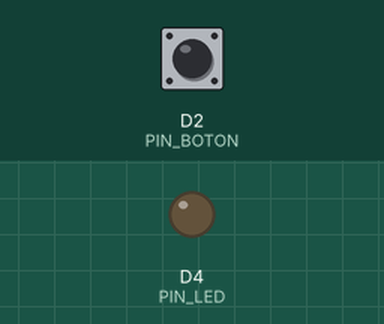
This sketch was run on a simulated ESP8266 (NodeMCU). Parts: output pins drawn as LEDs (lit = HIGH). Inputs (shaded band) come from the test bench; at power-on: D2 (PIN_BOTON) HIGH. WiFi joins after 1.5 s; servers stay silent unless stated; uploads are accepted with an empty reply; what the sketch prints to the serial monitor is not drawn.

Above: at 0.6 s.
At 2.7 s:
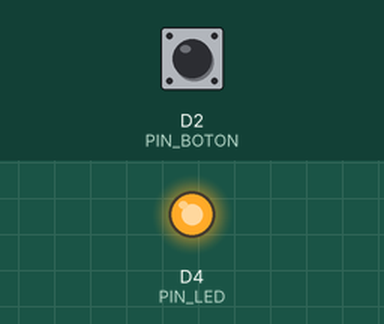
2.8 s: D2 (PIN_BOTON) pulled LOW for 0.15 s
At 3.05 s:
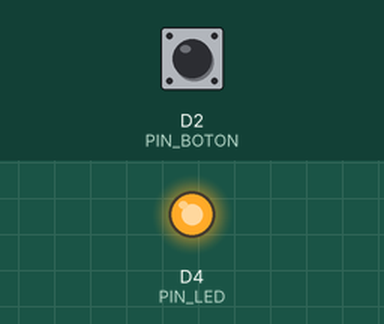
Timing chart, 0 to 5.8 s (numbered marks = the images above; inputs shaded):
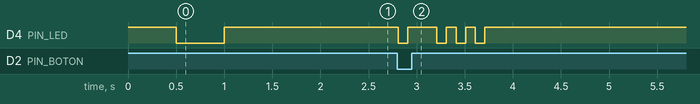

Measured:
- after the input at 2.8 s, D4 (PIN_LED): HIGH → LOW at once, → HIGH 0.10 s later, → LOW 0.30 s later, → HIGH 0.10 s later, … (8 changes in this stretch)

The sketch:

highlight_button.ino
```cpp
#include <ESP8266WiFi.h>
#include <ESP8266HTTPClient.h>
#include <WiFiClient.h>

// ── Configuración ─────────────────────────────────────────────────────────────
const char* WIFI_SSID     = "NOMBRE_DE_TU_WIFI";
const char* WIFI_PASSWORD = "CONTRASEÑA_WIFI";

const String HIGHLIGHT_URL = "https://tu-partido.vercel.app/api/highlight?cancha_id=4b44bd86-dfdf-4134-b8e4-b04a7b4900c7";

const int PIN_BOTON = D2;   // Pin donde conectás el botón (D2 = GPIO4)
const int PIN_LED   = D4;   // LED integrado en la placa (indica feedback)

// ── Variables ─────────────────────────────────────────────────────────────────
bool botonPresionadoAntes = false;
unsigned long ultimoClick = 0;
const int DEBOUNCE_MS = 500; // evita doble disparo por vibración del botón

// ── Setup ─────────────────────────────────────────────────────────────────────
void setup() {
  Serial.begin(115200);
  pinMode(PIN_BOTON, INPUT_PULLUP); // botón conectado entre D2 y GND
  pinMode(PIN_LED, OUTPUT);
  digitalWrite(PIN_LED, HIGH);      // LED apagado (activo LOW en NodeMCU)

  conectarWifi();
}

void conectarWifi() {
  Serial.print("Conectando a WiFi");
  WiFi.begin(WIFI_SSID, WIFI_PASSWORD);
  while (WiFi.status() != WL_CONNECTED) {
    delay(500);
    Serial.print(".");
    digitalWrite(PIN_LED, !digitalRead(PIN_LED)); // parpadea mientras conecta
  }
  Serial.println("\nConectado! IP: " + WiFi.localIP().toString());
  digitalWrite(PIN_LED, HIGH); // apaga LED al conectar
}

// ── Loop principal ────────────────────────────────────────────────────────────
void loop() {
  // Reconectar si se cae el WiFi
  if (WiFi.status() != WL_CONNECTED) {
    conectarWifi();
  }

  bool botonPresionado = (digitalRead(PIN_BOTON) == LOW); // LOW = presionado (INPUT_PULLUP)

  if (botonPresionado && !botonPresionadoAntes) {
    unsigned long ahora = millis();
    if (ahora - ultimoClick > DEBOUNCE_MS) {
      ultimoClick = ahora;
      marcarHighlight();
    }
  }

  botonPresionadoAntes = botonPresionado;
  delay(10);
}

// ── Marcar highlight ──────────────────────────────────────────────────────────
void marcarHighlight() {
  Serial.println("Botón presionado → marcando highlight...");
  parpadeaLED(1); // parpadeo rápido = enviando

  WiFiClientSecure client;
  client.setInsecure(); // acepta HTTPS sin verificar certificado (OK para este uso)

  HTTPClient http;
  http.begin(client, HIGHLIGHT_URL);
  http.setTimeout(5000);

  int httpCode = http.GET();

  if (httpCode == 200) {
    Serial.println("✓ Highlight registrado OK");
    parpadeaLED(3); // 3 parpadeos = éxito
  } else {
    Serial.println("✗ Error HTTP: " + String(httpCode));
    parpadeaLED(6); // 6 parpadeos rápidos = error
  }

  http.end();
}

// ── Feedback visual con el LED ────────────────────────────────────────────────
void parpadeaLED(int veces) {
  for (int i = 0; i < veces; i++) {
    digitalWrite(PIN_LED, LOW);  // encender
    delay(100);
    digitalWrite(PIN_LED, HIGH); // apagar
    delay(100);
  }
}
```
